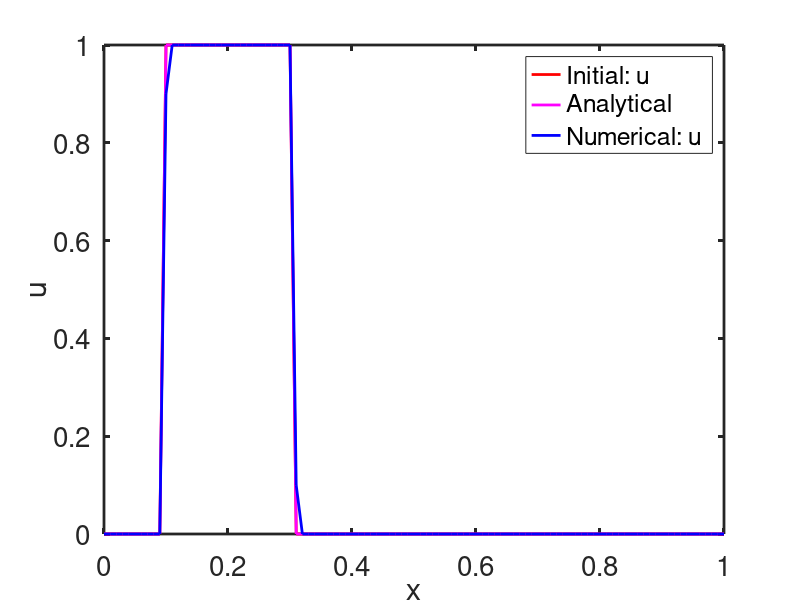
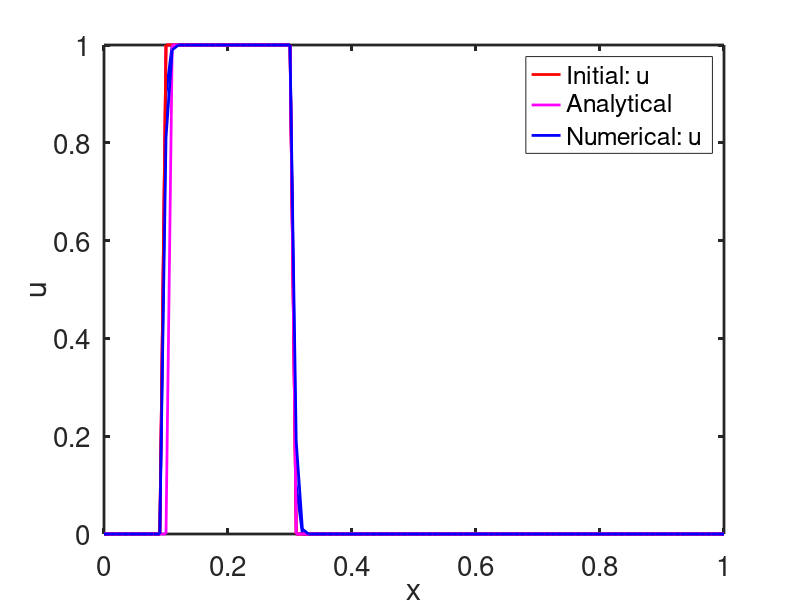
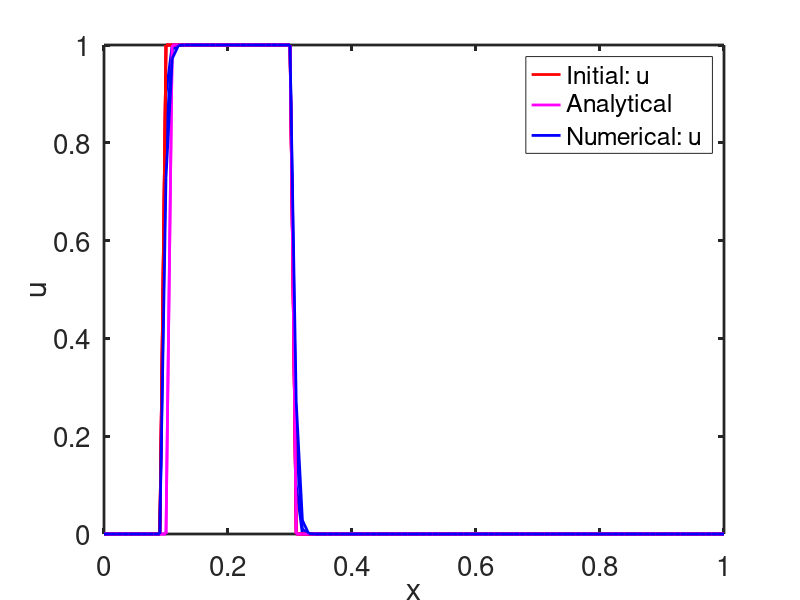
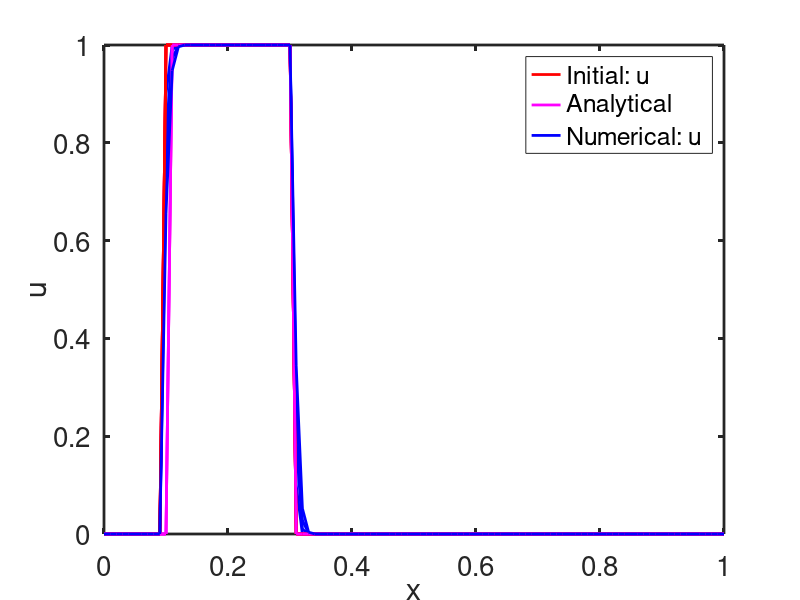

Write the MATLAB code that produced these figures, in order.
%% Numerical solution for du/dt + c du/dx = 0.
close all;
clear all;

% Initial setup parameters.
L = 1;
n_x = 100;
c = 0.1;
t_initial = 0;
t_final = 1;
dt = 0.01;
dx = L/n_x;

% Setup 1D grid.
x = [0:dx:L]';

% Setup initial condition for "u".
u = zeros(size(x));

for i = 1 : length(x)
  if (x(i, 1) >= 0.1) && (x(i, 1) <= 0.3)
    u(i, 1) = 1;
  endif
end

u_initial = u; % Variable to store initial values.
u_analytical = u; % Variable to store analytical solution.

% Print CFL number.
fprintf("CFL number: %.2e\n", c * dt / dx);

count = 1;
for t = t_initial : dt : t_final
  % Store old values.
  u_old = u;

  % Compute analytical solution.
  u_analytical = zeros(size(x));
  for i = 1 : length(x)
    if (x(i, 1) >= 0.1+c*t) && (x(i, 1) <= 0.3+c*t)
      u_analytical(i, 1) = 1;
    endif
  end

  % Print current time.
  fprintf("Time: %.6es\n", t);

  % Solve advection equation. Update 'u'.
  % Ignore boundaries.

  % Upwind scheme.
  for i = 2 : length(x)-1
    if (c >= 0)
      u(i, 1) = u_old(i, 1) - (c * dt / dx) * (u_old(i, 1) - u_old(i-1, 1));
    else
      u(i, 1) = u_old(i, 1) - (c * dt / dx) * (u_old(i+1, 1) - u_old(i, 1));
    end
  endfor

  % Plot u.
  close;
  figh = figure(1);
  hold on;
  plot(x, u_initial, '-r', 'linewidth', 2);
  plot(x, u_analytical, '-m', 'linewidth', 2);
  plot(x, u, '-b', 'linewidth', 2);
  legend('Initial: u', 'Analytical', 'Numerical: u', 'location', 'northeast');
  hold on;
  xlabel('x');
  ylabel('u');
  box on;
  set(gca, "linewidth", 2, "fontsize", 20)
  hold off;

  fig_name = sprintf('./a11_wave_eq_images/c_upwind/%d.png', count);
  saveas(figh, fig_name);

  count = count + 1;

  pause(0.01);
end

